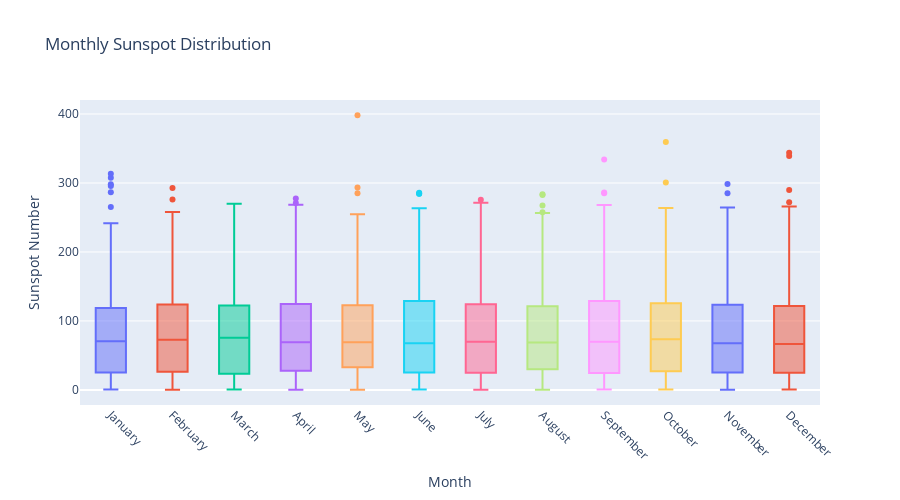

The cell this chart's notebook holds for it:
### Code cell
if 'Date' not in df.columns:
    if df.index.dtype == 'datetime64[ns]':
        df['Date'] = df.index
    else:
        raise ValueError("No 'Date' column and index is not datetime.")

df['Date'] = pd.to_datetime(df['Date'], errors='coerce')

df['Month'] = df['Date'].dt.month_name()


month_order = ['January','February','March','April','May','June',
               'July','August','September','October','November','December']
df['Month'] = pd.Categorical(df['Month'], categories=month_order, ordered=True)

fig = px.box(
    df,
    x='Month',
    y='Sunspot',
    color='Month',
    category_orders={'Month': month_order},
    
    title='Monthly Sunspot Distribution'
)

fig.update_layout(
    xaxis_title='Month',
    yaxis_title='Sunspot Number',
    showlegend=False,
    width=900,
    height=500
)

fig.update_xaxes(tickangle=45)
fig.show()

### Figure 1 — Plotly figure (JSON) as saved in the notebook; plotly's stock layout.template omitted (floating-point values rounded to 4 significant figures; data arrays with more than 128 entries replaced by an {"elided": "..."} marker saying what was removed)
{"data": [{"alignmentgroup": "True", "hovertemplate": "Month=%{x}<br>Sunspot=%{y}<extra></extra>", "legendgroup": "January", "marker": {"color": "#636efa"}, "name": "January", "notched": false, "offsetgroup": "January", "orientation": "v", "showlegend": true, "type": "box", "x": {"elided": "265 str values"}, "x0": " ", "xaxis": "x", "y": {"elided": "265 float values"}, "y0": " ", "yaxis": "y"}, {"alignmentgroup": "True", "hovertemplate": "Month=%{x}<br>Sunspot=%{y}<extra></extra>", "legendgroup": "February", "marker": {"color": "#EF553B"}, "name": "February", "notched": false, "offsetgroup": "February", "orientation": "v", "showlegend": true, "type": "box", "x": {"elided": "266 str values"}, "x0": " ", "xaxis": "x", "y": {"elided": "266 float values"}, "y0": " ", "yaxis": "y"}, {"alignmentgroup": "True", "hovertemplate": "Month=%{x}<br>Sunspot=%{y}<extra></extra>", "legendgroup": "March", "marker": {"color": "#00cc96"}, "name": "March", "notched": false, "offsetgroup": "March", "orientation": "v", "showlegend": true, "type": "box", "x": {"elided": "267 str values"}, "x0": " ", "xaxis": "x", "y": {"elided": "267 float values"}, "y0": " ", "yaxis": "y"}, {"alignmentgroup": "True", "hovertemplate": "Month=%{x}<br>Sunspot=%{y}<extra></extra>", "legendgroup": "April", "marker": {"color": "#ab63fa"}, "name": "April", "notched": false, "offsetgroup": "April", "orientation": "v", "showlegend": true, "type": "box", "x": {"elided": "265 str values"}, "x0": " ", "xaxis": "x", "y": {"elided": "265 float values"}, "y0": " ", "yaxis": "y"}, {"alignmentgroup": "True", "hovertemplate": "Month=%{x}<br>Sunspot=%{y}<extra></extra>", "legendgroup": "May", "marker": {"color": "#FFA15A"}, "name": "May", "notched": false, "offsetgroup": "May", "orientation": "v", "showlegend": true, "type": "box", "x": {"elided": "265 str values"}, "x0": " ", "xaxis": "x", "y": {"elided": "265 float values"}, "y0": " ", "yaxis": "y"}, {"alignmentgroup": "True", "hovertemplate": "Month=%{x}<br>Sunspot=%{y}<extra></extra>", "legendgroup": "June", "marker": {"color": "#19d3f3"}, "name": "June", "notched": false, "offsetgroup": "June", "orientation": "v", "showlegend": true, "type": "box", "x": {"elided": "265 str values"}, "x0": " ", "xaxis": "x", "y": {"elided": "265 float values"}, "y0": " ", "yaxis": "y"}, {"alignmentgroup": "True", "hovertemplate": "Month=%{x}<br>Sunspot=%{y}<extra></extra>", "legendgroup": "July", "marker": {"color": "#FF6692"}, "name": "July", "notched": false, "offsetgroup": "July", "orientation": "v", "showlegend": true, "type": "box", "x": {"elided": "269 str values"}, "x0": " ", "xaxis": "x", "y": {"elided": "269 float values"}, "y0": " ", "yaxis": "y"}, {"alignmentgroup": "True", "hovertemplate": "Month=%{x}<br>Sunspot=%{y}<extra></extra>", "legendgroup": "August", "marker": {"color": "#B6E880"}, "name": "August", "notched": false, "offsetgroup": "August", "orientation": "v", "showlegend": true, "type": "box", "x": {"elided": "266 str values"}, "x0": " ", "xaxis": "x", "y": {"elided": "266 float values"}, "y0": " ", "yaxis": "y"}, {"alignmentgroup": "True", "hovertemplate": "Month=%{x}<br>Sunspot=%{y}<extra></extra>", "legendgroup": "September", "marker": {"color": "#FF97FF"}, "name": "September", "notched": false, "offsetgroup": "September", "orientation": "v", "showlegend": true, "type": "box", "x": {"elided": "267 str values"}, "x0": " ", "xaxis": "x", "y": {"elided": "267 float values"}, "y0": " ", "yaxis": "y"}, {"alignmentgroup": "True", "hovertemplate": "Month=%{x}<br>Sunspot=%{y}<extra></extra>", "legendgroup": "October", "marker": {"color": "#FECB52"}, "name": "October", "notched": false, "offsetgroup": "October", "orientation": "v", "showlegend": true, "type": "box", "x": {"elided": "269 str values"}, "x0": " ", "xaxis": "x", "y": {"elided": "269 float values"}, "y0": " ", "yaxis": "y"}, {"alignmentgroup": "True", "hovertemplate": "Month=%{x}<br>Sunspot=%{y}<extra></extra>", "legendgroup": "November", "marker": {"color": "#636efa"}, "name": "November", "notched": false, "offsetgroup": "November", "orientation": "v", "showlegend": true, "type": "box", "x": {"elided": "267 str values"}, "x0": " ", "xaxis": "x", "y": {"elided": "267 float values"}, "y0": " ", "yaxis": "y"}, {"alignmentgroup": "True", "hovertemplate": "Month=%{x}<br>Sunspot=%{y}<extra></extra>", "legendgroup": "December", "marker": {"color": "#EF553B"}, "name": "December", "notched": false, "offsetgroup": "December", "orientation": "v", "showlegend": true, "type": "box", "x": {"elided": "267 str values"}, "x0": " ", "xaxis": "x", "y": {"elided": "267 float values"}, "y0": " ", "yaxis": "y"}], "layout": {"boxmode": "overlay", "height": 500, "legend": {"title": {"text": "Month"}, "tracegroupgap": 0}, "showlegend": false, "title": {"text": "Monthly Sunspot Distribution"}, "width": 900, "xaxis": {"anchor": "y", "categoryarray": ["January", "February", "March", "April", "May", "June", "July", "August", "September", "October", "November", "December"], "categoryorder": "array", "domain": [0, 1], "tickangle": 45, "title": {"text": "Month"}}, "yaxis": {"anchor": "x", "domain": [0, 1], "title": {"text": "Sunspot Number"}}}}
